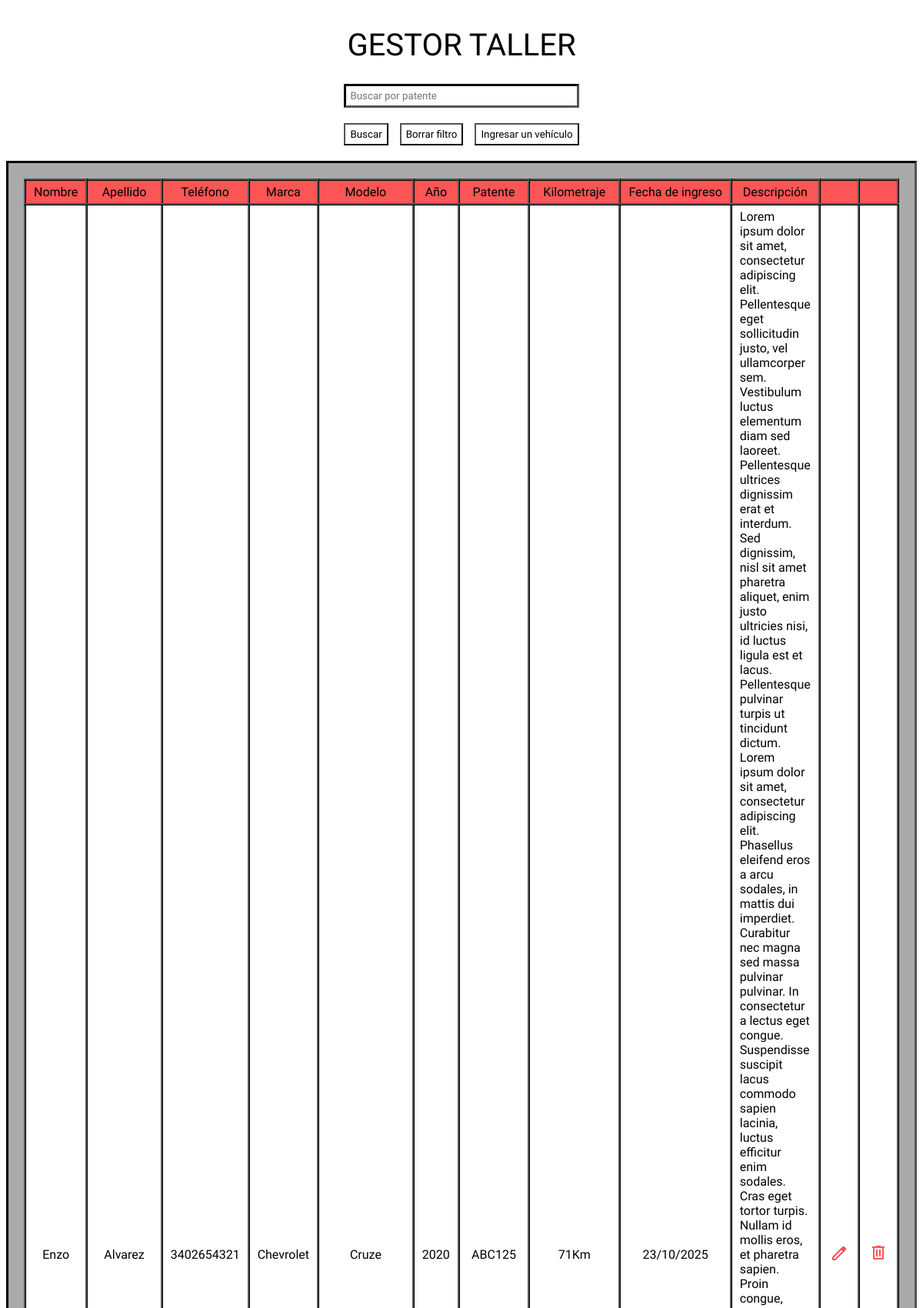
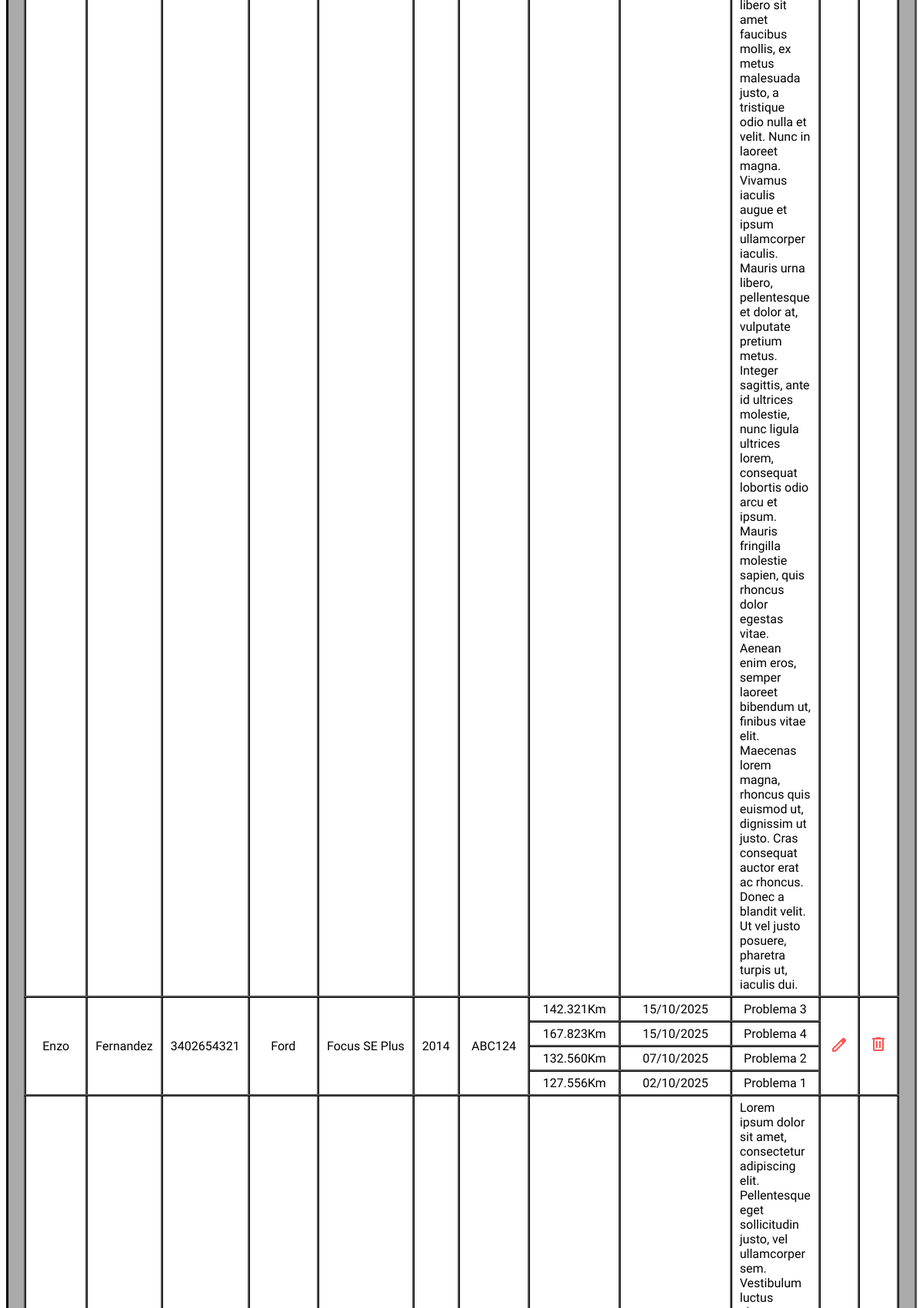
The page / (upper part) on the database its author committed (2 pictures, top to bottom).
### tables this page shows
CREATE TABLE register (
        id INTEGER PRIMARY KEY AUTOINCREMENT,
        id_client INTEGER DEFAULT NULL,
        id_vehicle INTEGER DEFAULT NULL,
        mileage INTEGER NOT NULL,
        entry_date date NOT NULL,
        descript varchar(100) DEFAULT NULL
    );

CREATE TABLE clients (
        id INTEGER PRIMARY KEY AUTOINCREMENT,
        name TEXT NOT NULL,
        surname TEXT NOT NULL,
        phone TEXT NULL
    );

CREATE TABLE vehicles (
        id INTEGER PRIMARY KEY AUTOINCREMENT,
        id_client INTEGER NOT NULL,
        brand TEXT NOT NULL,
        model TEXT NOT NULL,
        year_model INTEGER DEFAULT NULL,
        patent TEXT NOT NULL
    );

### index.php (the view, shortened to what this page needs)
<?php
    include("connection.php");
    $patentFilter = "";
    $params = [];
    $query = "SELECT c.name, c.surname, c.phone, v.id, v.brand, v.model, v.year_model, v.patent, r.mileage, r.entry_date, r.descript
            FROM register r
            INNER JOIN clients c ON r.id_client = c.id
            INNER JOIN vehicles v ON r.id_vehicle = v.id
            $patentFilter
            ORDER BY r.entry_date DESC
            /*LIMIT ? OFFSET ?*/";
    $stmt = $db->prepare($query);
    $stmt->execute($params);
    $results = $stmt->fetchAll(PDO::FETCH_ASSOC);
?>
<!DOCTYPE html>
<html lang="en">
<head>
    <link rel="stylesheet" href="CSS/style_index.css">
</head>
<body>
    <div class="main_container">
        <h1>GESTOR TALLER</h1>
        <form  class="search_form" method="GET" action="index.php">
            <input type="text" class="search_input" name="patent" placeholder="Buscar por patente" value="<?php echo isset($_GET['patent']) ? $_GET['patent'] : ''; ?>">
            <div class="button_search_content">
                <button type="submit" class="input_btns">Buscar</button>
                <button type="button" class="input_btns" onclick="window.location.href='index.php'">Borrar filtro</button>
                <button type="button" class="input_btns" onclick="window.location.href='add_register.php'">Ingresar un vehículo</button>
            </div>
        </form>
        <div class="background_table">
            <?php
                 if ($results && count($results) > 0) {
                    echo "<table class='register_table' style='border: 2px inset black; border-collapse: collapse;'>";
                    echo "<tr>
                            <td class='main_camp_table'><div class='camp_table'>Nombre</div></td>
                            <td class='main_camp_table'><div class='camp_table'>Apellido</div></td>
                            <td class='main_camp_table'><div class='camp_table'>Teléfono</div></td>
                            <td class='main_camp_table'><div class='camp_table'>Marca</div></td>
                            <td class='main_camp_table'><div class='camp_table'>Modelo</div></td>
                            <td class='main_camp_table'><div class='camp_table'>Año</div></td>
                            <td class='main_camp_table'><div class='camp_table'>Patente</div></td>
                            <td class='main_camp_table'><div class='camp_table'>Kilometraje</div></td>
                            <td class='main_camp_table'><div class='camp_table'>Fecha de ingreso</div></td>
                            <td class='main_camp_table'><div class='camp_table'>Descripción</div></td>
                            <td class='main_camp_table'><div class='camp_table'></div></td>
                            <td class='main_camp_table'><div class='camp_table'></div></td>
                        </tr>";
                    $grouped = [];
                    foreach ($results as $row) {
                        $id = $row['id'];
                        if (!isset($grouped[$id])) {
                            $grouped[$id] = [
                                'client' => [
                                    'name' => $row['name'],
                                    'surname' => $row['surname'],
                                    'phone' => $row['phone'],
                                    'brand' => $row['brand'],
                                    'model' => $row['model'],
                                    'year_model' => $row['year_model'],
                                    'patent' => $row['patent']
                                ],
                                'entries' => []
                            ];
                        }
                        $grouped[$id]['entries'][] = [
                            'mileage' => $row['mileage'],
                            'entry_date' => $row['entry_date'],
                            'descript' => $row['descript']
                        ];
                    }
                    foreach ($grouped as $id => $vehicle) {
                    $rowspan = count($vehicle['entries']);
                    $first = true;
                        foreach ($vehicle['entries'] as $entry) {
                            echo "<tr>";
                            if ($first) {
                                echo "<td rowspan='$rowspan'><div class='camp_table'>{$vehicle['client']['name']}</div></td>";
                                echo "<td rowspan='$rowspan'><div class='camp_table'>{$vehicle['client']['surname']}</div></td>";
                                echo "<td rowspan='$rowspan'><div class='camp_table'>{$vehicle['client']['phone']}</div></td>";
                                echo "<td rowspan='$rowspan'><div class='camp_table'>{$vehicle['client']['brand']}</div></td>";
                                echo "<td rowspan='$rowspan'><div class='camp_table'>{$vehicle['client']['model']}</div></td>";
                                echo "<td rowspan='$rowspan'><div class='camp_table'>{$vehicle['client']['year_model']}</div></td>";
                                echo "<td rowspan='$rowspan'><div class='camp_table'>{$vehicle['client']['patent']}</div></td>";
                                $first = false;
                            }
                            echo "<td><div class='camp_table'>" . number_format($entry['mileage'], 0, ',', '.') . "Km</div></td>";
                            echo "<td><div class='camp_table'>" . date("d/m/Y", strtotime($entry['entry_date'])) . "</div></td>";
                            echo "<td class='descript_camp'><div class='camp_table'>" . htmlspecialchars($entry['descript']) . "</div></td>";
                            if ($first === false && $entry === $vehicle['entries'][0]) {
                                echo "<td rowspan='$rowspan' class='mod_camp_table'>
                                        <div class='camp_table'>
                                            <button type='button' class='mod_btn' onclick=\"window.location.href='regedit.php?id_vehicle=$id'\">
                                                <img src='images/edit_icon.png'>
                                            </button>
                                        </div>
                                    </td>";
                            }
                            if ($first === false && $entry === $vehicle['entries'][0]) {
                                echo "<td rowspan='$rowspan' class='mod_camp_table'>
                                        <div class='camp_table'>
                                            <form method='POST' action='delete_register.php' onsubmit=\"return confirm('¿Estás seguro de que querés eliminar este registro?')\">
                                                <input type='hidden' name='id_vehicle' value='$id'>
                                                <input type='hidden' name='redirect' value='index.php'>
                                                <button type='submit' class='mod_btn'>
                                                    <img src='images/delete_icon.png'>
                                                </button>
                                            </form>
                                        </div>
                                    </td>";
                            }
                            echo "</tr>";
                        }
                    }
                    echo "</table>";
                } else {
                    echo "<p>No se encontraron registros.</p>";
                }
            ?>
        </div>
    </div>
</body>
</html>

### CSS/style_index.css (style rules this page uses)
* { font-family: "Oswald", sans-serif; }
h1 { font-size: 40px; font-weight: 400; }
.main_container { display: flex; flex-direction: column; justify-content: center; align-items: center; }
.background_table { background-color: #AAA; padding: 20px; border: inset black; }
.search_form { display: flex; flex-direction: column; gap: 20px; margin-bottom: 20px; }
.search_input { display: flex; background-color: white; border: inset black; padding: 5px; }
.button_search_content { display: flex; gap: 15px; }
.input_btns { display: flex; padding-top: 5px; padding-bottom: 5px; background-color: white; cursor: pointer; transform: scale(1); transition: 0.1s; }
.register_table { width: 100%; border-collapse: collapse; table-layout: auto; }
td { border: inset black 3px; padding: 5px; padding-inline: 10px; justify-content: center; white-space: nowrap; background-color: white; }
.descript_camp { white-space: normal; overflow-wrap: break-word; }
.main_camp_table { background-color: #fc5555; }
.camp_table { display: flex; justify-content: center; }
.mod_btn { background-color: white; border: none; padding: 0; cursor: pointer; transform: scale(1); transition: 0.1s; }
.mod_camp_table { padding-inline: 12px; }

### rows shown on the page
register: id_client.name "Enzo", id_client.surname "Alvarez", id_client.phone "3402654321", id_vehicle.brand "Chevrolet", id_vehicle.model "Cruze", id_vehicle.year_model "2020", id_vehicle.patent "ABC125", mileage "71", entry_date "23/10/2025", descript "Lorem ipsum dolor sit amet, consectetur adipiscing elit. Pellentesque eget sollicitudin justo, vel ullamcorper sem. Vestibulum luctus elementum diam sed laoreet. Pellentesque ultrices dignissim erat et interdum. Sed dignissim, nisl sit amet pharetra aliquet, enim justo ultricies nisi, id luctus ligula est et lacus. Pellentesque pulvinar turpis ut tincidunt dictum. Lorem ipsum dolor sit amet, consectetur adipiscing elit. Phasellus eleifend eros a arcu sodales, in mattis dui imperdiet. Curabitur nec magna sed massa pulvinar pulvinar. In consectetur a lectus eget congue. Suspendisse suscipit lacus commodo sapien lacinia, luctus efficitur enim sodales. Cras eget tortor turpis. Nullam id mollis…"
register: name "Enzo", surname "Fernandez", phone "3402654321", brand "Ford", model "Focus SE Plus", year_model "2014", patent "ABC124", mileage "142.321", entry_date "15/10/2025", descript "Problema 3"
register: mileage "167.823", entry_date "15/10/2025", descript "Problema 4"
register: mileage "132.560", entry_date "07/10/2025", descript "Problema 2"
register: mileage "127.556", entry_date "02/10/2025", descript "Problema 1"
